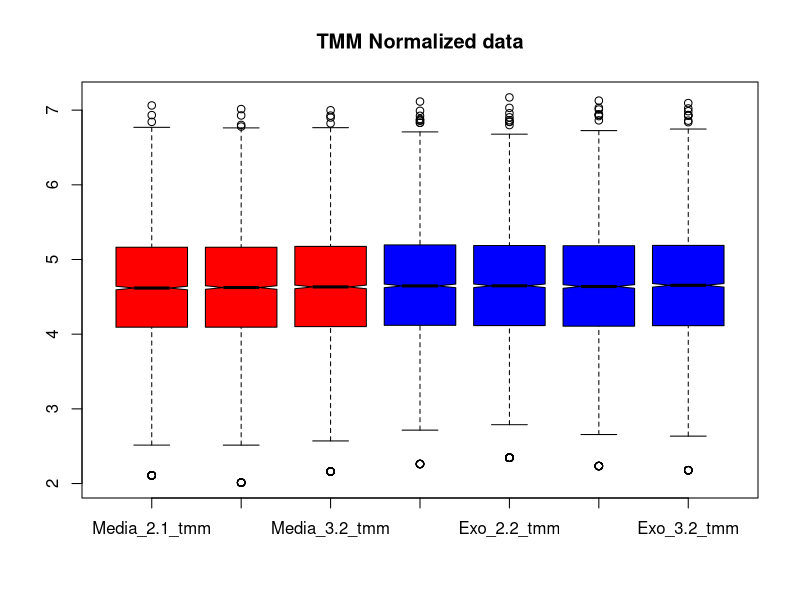
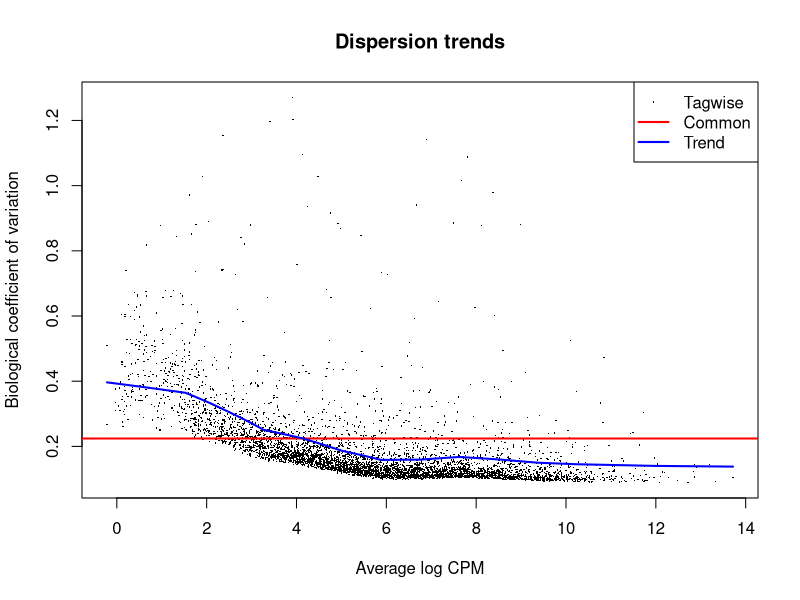
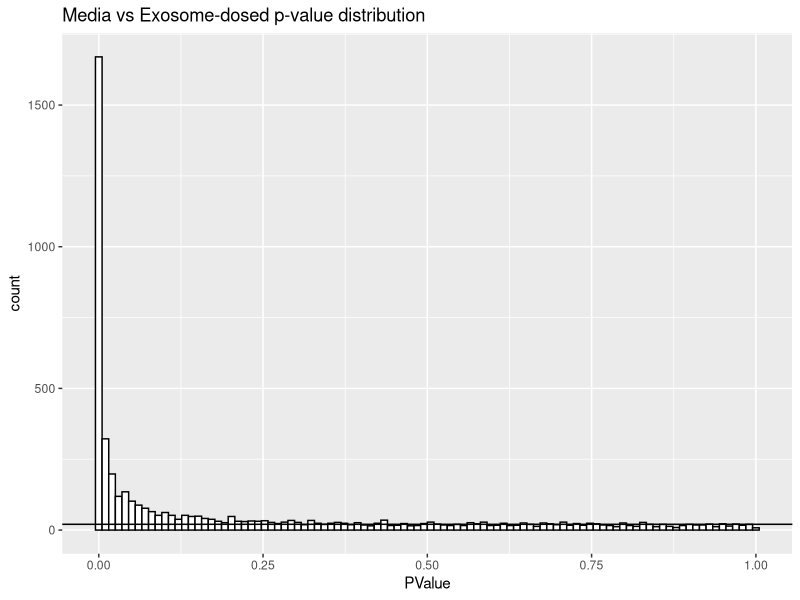
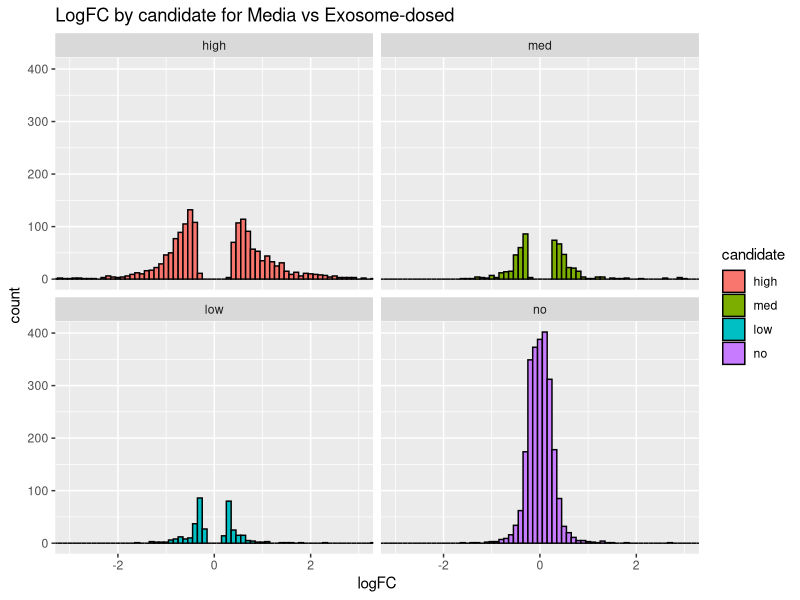
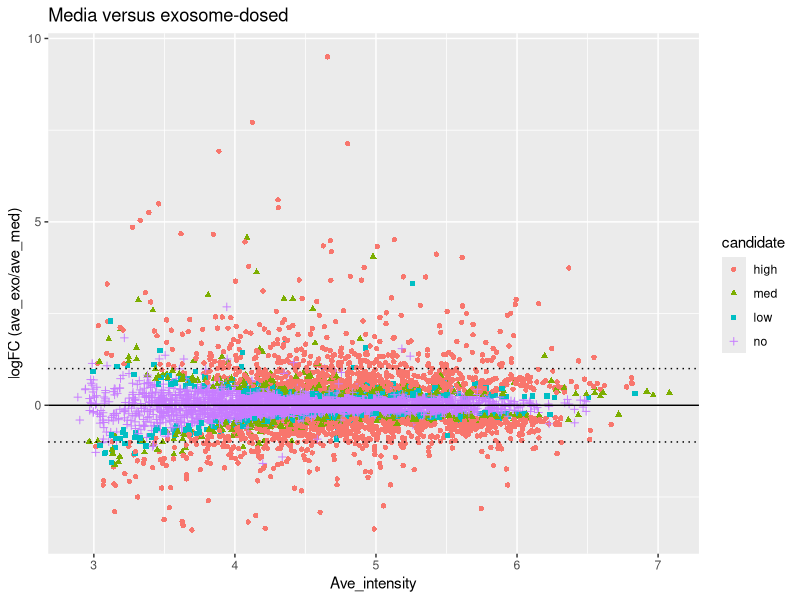
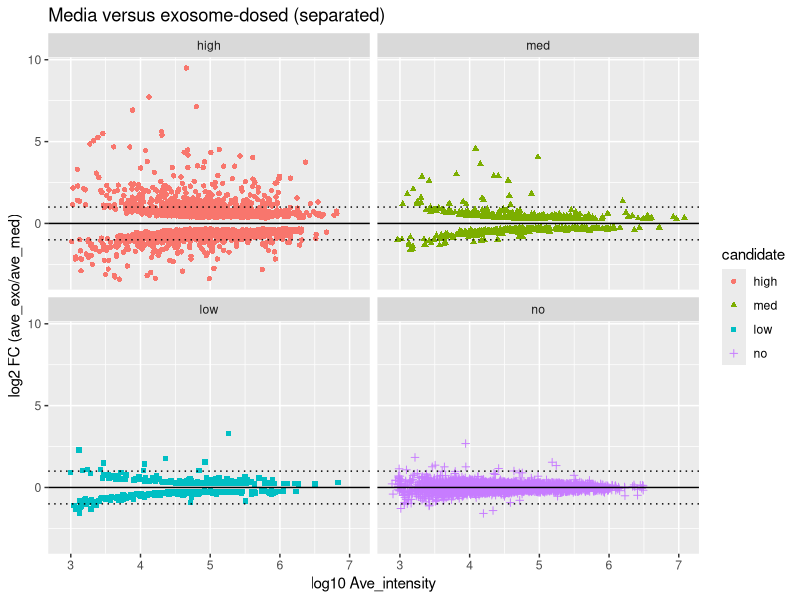
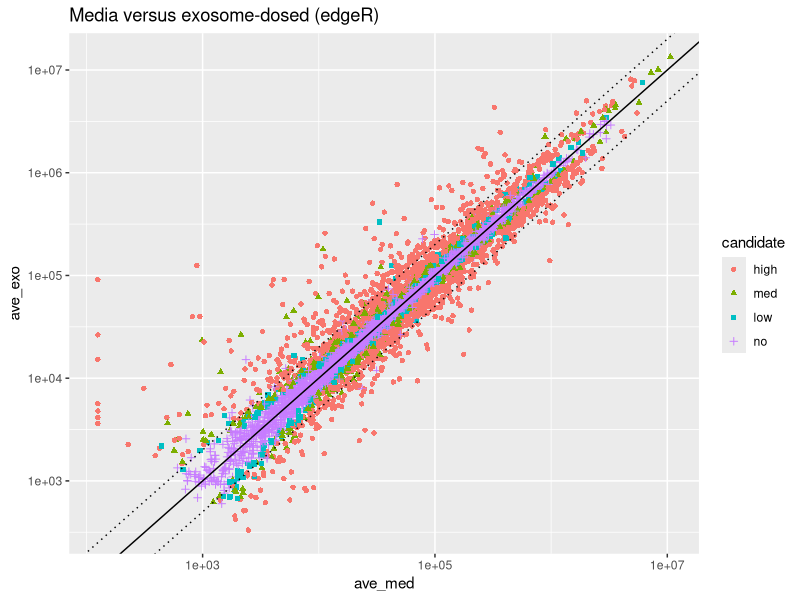
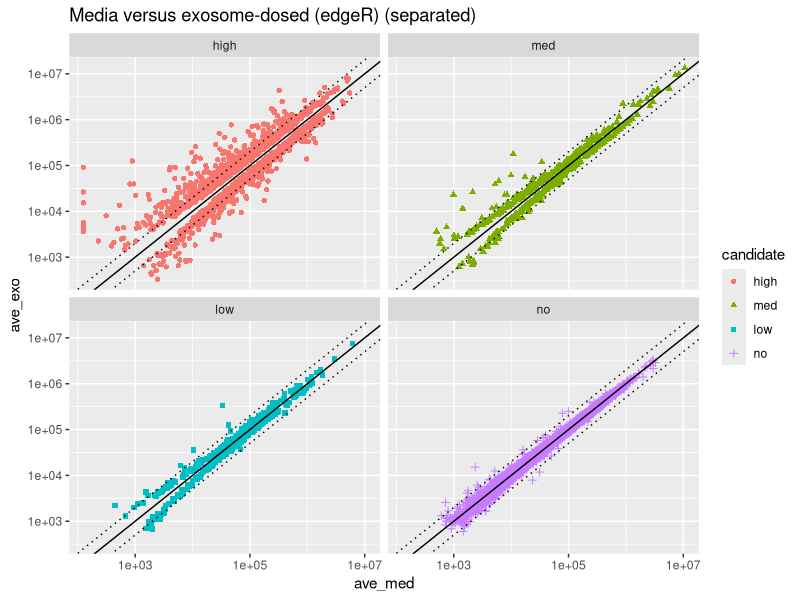

Write the R code that produced these figures, in order.

# load libraries
library("tidyverse")
library("psych")
library("gridExtra")
library("scales")
library("limma") 
library("edgeR") 

# read the grouped protein summary file
paw_raw <- read_tsv("grouped_protein_summary_TMT_8_sorted.txt", skip = 4,
                    n_max = 5427, guess_max = 5427)

# extract protein accession column and TMT data
# need to exclude any rows with an entry in "Filter" column
# there are also 4 unused channels (of the 11-plex slots)
paw_tmt <- paw_raw %>% 
  filter(., is.na(Filter)) %>%
  select(Accession, starts_with("TotInt_")) %>%
  select(-contains("127N"), -contains("128N"), -contains("130N"), -contains("131C"))

# separate accessions from the data
accession <- paw_tmt$Accession
paw_tmt <- paw_tmt %>% select(-Accession)

# rename the columns and gather the conditions
colnames(paw_tmt) <- c("Media_2.1", "Exo_2.1", "Exo_2.2", "Media_2.2",
                      "Exo_3.1", "Exo_3.2", "Media_3.2")
paw_tmt <- paw_tmt %>% select(contains("Media"), contains("Exo"))

head(paw_tmt)
nrow(paw_tmt)

# load data into DGEList object
group <- c(rep("media", 3), rep("exosome", 4))
y <- DGEList(counts = paw_tmt, group = group, genes = accession)
y$samples

# run the TMM normalization
y <- calcNormFactors(y)

# set colors for plotting
color <- c(rep("red", 3), rep("blue", 4))

# function to compute the normalized intensities
apply_tmm_factors <- function(y, color = NULL, plot = TRUE) {
    # computes the tmm normalized data from the DGEList object
        # y - DGEList object
        # returns a dataframe with normalized intensities
    
    # compute grand total (library size) scalings
    lib_facs <- mean(y$samples$lib.size) / y$samples$lib.size

    # the TMM factors are library adjustment factors (so divide by them)
    norm_facs <- lib_facs / y$samples$norm.factors
    cat("Overall Factors (lib.size+TMM):\n", sprintf("%-5s -> %f\n", 
                                                     colnames(y$counts), norm_facs))

    # compute the normalized data as a new data frame
    tmt_tmm <- as.data.frame(sweep(y$counts, 2, norm_facs, FUN = "*"))
    colnames(tmt_tmm) <- str_c(colnames(y$counts), "_tmm")
    
    # visualize results and return data frame
    if(plot == TRUE) {
        boxplot(log10(tmt_tmm), col = color, notch = TRUE, main = "TMM Normalized data")
    }
    tmt_tmm
}

# get the normalized data values
paw_tmt_tmm <- apply_tmm_factors(y, color)

# we need to get dispersion estimates
y <- estimateDisp(y)
plotBCV(y, main = "Dispersion trends")

collect_results <- function(df, tt, x, xlab, y, ylab) {
    # Computes new columns and extracts some columns to make results frame
        # df - data in data.frame
        # tt - top tags from edgeR test
        # x - columns for first condition
        # xlab - label for x
        # y - columns for second condition
        # ylab - label for y
        # returns a new dataframe
    
    # condition average vectors
    ave_x <- rowMeans(df[x])
    ave_y <- rowMeans(df[y])
    
    # FC, direction, candidates
    fc <- ifelse(ave_y > ave_x, (ave_y / ave_x), (-1 * ave_x / ave_y))
    direction <- ifelse(ave_y > ave_x, "up", "down")
    candidate <- cut(tt$FDR, breaks = c(-Inf, 0.01, 0.05, 0.10, 1.0), 
                     labels = c("high", "med", "low", "no"))

    # make data frame
    temp <- cbind(df[c(x, y)], data.frame(logFC = tt$logFC, FC = fc, 
                                          PValue = tt$PValue, FDR = tt$FDR, 
                                          ave_x = ave_x, ave_y = ave_y, 
                                          direction = direction, candidate = candidate, 
                                          Acc = tt$genes)) 
    
    # fix column headers for averages
    names(temp)[names(temp) %in% c("ave_x", "ave_y")]  <- str_c("ave_", c(xlab, ylab))    
    
    temp # return the data frame
}

# compute the exact test models, p-values, FC, etc.
et <- exactTest(y, pair = c("media", "exosome"))

# define variables for the columns in each condition
M <- 1:3
E <- 4:7

# make the results table 
tt <- topTags(et, n = Inf, sort.by = "none")$table
med_exo <- collect_results(paw_tmt_tmm, tt, M, "med", E, "exo")

pvalue_plot <- function(results, title) {
    # Makes p-value distribution plots
        # results - results data frame
        # title - plot title
    ggplot(results, aes(PValue)) + 
        geom_histogram(bins = 100, fill = "white", color = "black") +
        geom_hline(yintercept = mean(hist(results$PValue, breaks = 100, 
                                     plot = FALSE)$counts[26:100])) +
        ggtitle(str_c(title, " p-value distribution"))
}

# check the p-value distrubution
pvalue_plot(med_exo, "Media vs Exosome-dosed")

# see how many up and down candidates (10% FDR)
summary(decideTests(et, p.value = 0.10))

# see which proteins have the smallest p-values
topTags(et)$table

# see how many candidates are in each category
med_exo %>% count(candidate)

log2FC_plots <- function(results, range, title) {
    # Makes faceted log2FC plots by candidate
        # results - results data frame
        # range - plus/minus log2 x-axis limits
        # title - plot title
    ggplot(results, aes(x = logFC, fill = candidate)) +
        geom_histogram(binwidth=0.1, color = "black") +
        facet_wrap(~candidate) +
        ggtitle(title) + 
        coord_cartesian(xlim = c(-range, range))
}

# can look at log2FC distributions as a check
log2FC_plots(med_exo, 3, "LogFC by candidate for Media vs Exosome-dosed")

transform <- function(results, x, y) {
    # Make data frame with some transformed columns
        # results - results data frame
        # x - columns for x condition
        # y - columns for y condition
        # return new data frame
    df <- data.frame(log10((results[x] + results[y])/2), 
                     log2(results[y] / results[x]), 
                     results$candidate,
                     -log10(results$FDR))
    colnames(df) <- c("A", "M", "candidate", "P")
    df # return the frame
}

MA_plots <- function(results, x, y, title, make_facet = TRUE) {
    # makes MA-plot DE candidate ggplots
        # results - data frame with edgeR results and some condition average columns
        # x - string for x-axis column
        # y - string for y-axis column
        # title - title string to use in plots
        # make_facet - flag to plot facet views
        # returns a list of plots 
    
    # uses transformed data
    temp <- transform(results, x, y)
    
    # 2-fold change lines
    ma_lines <- list(geom_hline(yintercept = 0.0, color = "black"),
                     geom_hline(yintercept = 1.0, color = "black", linetype = "dotted"),
                     geom_hline(yintercept = -1.0, color = "black", linetype = "dotted"))

    # make main MA plot
    ma <- ggplot(temp, aes(x = A, y = M)) +
        geom_point(aes(color = candidate, shape = candidate)) +
        scale_y_continuous(paste0("logFC (", y, "/", x, ")")) +
        scale_x_continuous("Ave_intensity") +
        ggtitle(title) + 
        ma_lines
    
    # make separate MA plots
    if (make_facet == TRUE) {
        ma_facet <- ggplot(temp, aes(x = A, y = M)) +
            geom_point(aes(color = candidate, shape = candidate)) +
            scale_y_continuous(paste0("log2 FC (", y, "/", x, ")")) +
            scale_x_continuous("log10 Ave_intensity") +
            ma_lines +
            facet_wrap(~ candidate) +
            ggtitle(str_c(title, " (separated)"))
    }

    # make the plots visible
    print(ma)
    if (make_facet == TRUE) {
        print(ma_facet)
    }
}    

# MA plots of DE candidates
MA_plots(med_exo, "ave_med", "ave_exo", "Media versus exosome-dosed")

scatter_plots <- function(results, x, y, title, make_facet = TRUE) {
    # makes scatter-plot DE candidate ggplots
        # results - data frame with edgeR results and some condition average columns
        # x - string for x-axis column
        # y - string for y-axis column
        # title - title string to use in plots
        # make_facet - flag to plot facet views
        # returns a list of plots
    
    # 2-fold change lines
    scatter_lines <- list(geom_abline(intercept = 0.0, slope = 1.0, color = "black"),
                          geom_abline(intercept = 0.301, slope = 1.0, color = "black", linetype = "dotted"),
                          geom_abline(intercept = -0.301, slope = 1.0, color = "black", linetype = "dotted"),
                          scale_y_log10(),
                          scale_x_log10())

    # make main scatter plot
    scatter <- ggplot(results, aes_string(x, y)) +
        geom_point(aes(color = candidate, shape = candidate)) +
        ggtitle(title) + 
        scatter_lines

    # make separate scatter plots
    if (make_facet == TRUE) {
        scatter_facet <- ggplot(results, aes_string(x, y)) +
            geom_point(aes(color = candidate, shape = candidate)) +
            scatter_lines +
            facet_wrap(~ candidate) +
            ggtitle(str_c(title, " (separated)")) 
    }

    # make the plots visible
    print(scatter)
    if (make_facet == TRUE) {
        print(scatter_facet)
    }
}

scatter_plots(med_exo, "ave_med", "ave_exo", "Media versus exosome-dosed (edgeR)")

volcano_plot <- function(results, x, y, title, ymax) {
    # makes a volcano plot
        # results - a data frame with edgeR results
        # x - string for the x-axis column
        # y - string for y-axis column
        # ymax - upper limit for y-axis
        # title - plot title string
    
    # uses transformed data
    temp <- transform(results, x, y)
    
    # build the plot
    ggplot(temp, aes(x = M, y = P)) +
        geom_point(aes(color = candidate, shape = candidate)) +
        xlab("log2 FC") +
        ylab("-log10 FDR") +
        coord_cartesian(xlim = c(-5, 5), ylim = c(0, ymax)) + 
        ggtitle(str_c(title, " Volcano Plot"))
}

# finally, a volcano plot
volcano_plot(med_exo, "ave_med", "ave_exo", "Media versus exosome-dosed (edgeR)", 50)

# function to extract the identifier part of the accesssion
get_identifier <- function(accession) {
    identifier <- str_split(accession, "\\|", simplify = TRUE)
    identifier[,3]
}

set_plot_dimensions <- function(width_choice, height_choice) {
    options(repr.plot.width=width_choice, repr.plot.height=height_choice)
}

plot_top_tags <- function(results, nleft, nright, top_tags) {
    # results should have data first, then test results (two condition summary table)
    # nleft, nright are number of data points in each condition
    # top_tags is number of up and number of down top DE candidates to plot
    # get top up-regulated
    up <- results %>% 
        filter(logFC >= 0) %>%
        arrange(FDR)
    up <- up[1:top_tags, ]
    
    # get top down-regulated
    down <- results %>% 
        filter(logFC < 0) %>%
        arrange(FDR)
    down <- down[1:top_tags, ]
    
    # pack them
    proteins <- rbind(up, down)
        
    color = c(rep("red", nleft), rep("blue", nright))
    for (row_num in 1:nrow(proteins)) {
        row <- proteins[row_num, ]
        vec <- as.vector(unlist(row[1:(nleft + nright)]))
        names(vec) <- colnames(row[1:(nleft + nright)])
        title <- str_c(get_identifier(row$Acc), ", int: ", scientific(mean(vec), 2), 
                       ", p-val: ", scientific(row$FDR, digits = 3), 
                       ", FC: ", round(row$FC, digits = 1))
        barplot(vec, col = color, main = title)
    }    
}

# plot the top 10 up and 10 down proteins
set_plot_dimensions(7, 4)
plot_top_tags(med_exo, 3, 4, 10)
set_plot_dimensions(7, 7)

# copy the data
ttest_PAW <- paw_tmt_tmm

# add average ratio columns (non-logged ratios), fold-change column, and row names
ttest_PAW$ave_med <- rowMeans(paw_tmt_tmm[1:3])
ttest_PAW$ave_exo  <- rowMeans(paw_tmt_tmm[4:7])
ttest_PAW$logFC <- log2(ttest_PAW$ave_exo / ttest_PAW$ave_med)
ttest_PAW$FC <- ifelse(ttest_PAW$ave_exo > ttest_PAW$ave_med, 
                          (ttest_PAW$ave_exo / ttest_PAW$ave_med), 
                          (-1 * ttest_PAW$ave_med / ttest_PAW$ave_exo))

# apply the basic two-sample t-test (we will pool variance)
t.result <- apply(log2(paw_tmt_tmm), 1, function(x) t.test(x[1:3], x[4:7], 
                                                           var.equal = TRUE))
                  
# extract the p-value column from the t-test thingy 
ttest_PAW$PValue <- unlist(lapply(t.result, function(x) x$p.value))
                                  
# do a Benjamini-Hochberg multiple testing correction
ttest_PAW$FDR <- p.adjust(ttest_PAW$PValue, method = "BH")

# add a DE candidate status column
ttest_PAW$candidate <- cut(ttest_PAW$FDR, breaks = c(-Inf, 0.01, 0.05, 0.10, 1.0), 
                           labels = c("high", "med", "low", "no"))
ttest_PAW$Acc <- accession
    
# count up, down and the rest (FDR less than 0.05)
all <- dim(ttest_PAW)[1]
up <- dim(ttest_PAW[(ttest_PAW$FDR <= 0.10) & (ttest_PAW$logFC > 0.0), ])[1]
down <- dim(ttest_PAW[(ttest_PAW$FDR <= 0.10) & (ttest_PAW$logFC <= 0.0), ])[1]
print("This is like decideTest in edgeR - 10% FDR cut:")
up 
all - up - down
down
print("Candidate Counts:")
summary(ttest_PAW$candidate)
                                  
# what does the test p-value distribution look like?
pvalue_plot(ttest_PAW, "PAW data with t-test")

# can look at log2FC distributions as a check
log2FC_plots(med_exo, 3, "LogFC by candidate for edgeR")
log2FC_plots(ttest_PAW, 3, "LogFC by candidate for t-test")

MA_plots(med_exo, "ave_med", "ave_exo", "PAW edgeR results")
MA_plots(ttest_PAW, "ave_med", "ave_exo", "PAW t-test results")

# the scatter plots
#scatter_plots(med_exo, "ave_med", "ave_exo", "PAW edgeR results")
#scatter_plots(ttest_PAW, "ave_med", "ave_exo", "PAW t-test results")

# compare volcano plots
volcano_plot(med_exo, "ave_med", "ave_exo", "PAW edgeR results", 40)
volcano_plot(med_exo, "ave_med", "ave_exo", "PAW edgeR results (expanded y-axis)", 4)
volcano_plot(ttest_PAW, "ave_med", "ave_exo", "PAW t-test results", 4)

set_plot_dimensions(7, 4)
plot_top_tags(ttest_PAW, 3, 4, 10)
set_plot_dimensions(7, 7)

for (cutoff in c(0.10, 0.05, 0.01)) {
    edgeR <- get_identifier(filter(med_exo, FDR < cutoff)$Acc)
    ttest <- get_identifier(filter(ttest_PAW, FDR < cutoff)$Acc)
    cat("cutoff:", cutoff, "\n")
    cat("number of candidates (edgeR, t-test):", length(edgeR), length(ttest), "\n")

    x_union <- union(edgeR, ttest)
    x_intersect <- intersect(edgeR, ttest)
    unique_edgeR <- setdiff(edgeR, ttest)
    unique_ttest <- setdiff(ttest, edgeR)

    cat("union and intersection:", length(x_union), length(x_intersect), "\n")
    cat("intersection out of union:", round(length(x_intersect)/length(x_union), 2), "\n")
    cat("intersection out of edgeR:", round(length(x_intersect)/length(edgeR), 2), "\n")
    cat("intersection out of t-test:", round(length(x_intersect)/length(ttest), 2), "\n")
    cat("unique to each (edgeR, ttest):", length(unique_edgeR), 
        length(unique_ttest), "\n\n")
}

edgeR_candidates <- get_identifier(filter(med_exo, FDR < 0.10)$Acc)
ttest_candidates <- get_identifier(filter(ttest_PAW, FDR < 0.10)$Acc)
unique_edgeR_candidates <- setdiff(edgeR_candidates, ttest_candidates)
unique_ttest_candidates <- setdiff(ttest_candidates, edgeR_candidates)

cat("Candidates in t-test but not candidate (<0.1) in edgeR")
interesting_ttest <- setdiff(unique_ttest_candidates, edgeR_candidates)
length(interesting_ttest)
cat("Candidates in edgeR but not candidate (<0.1) in t-test")
interesting_edgeR <- setdiff(unique_edgeR_candidates, ttest_candidates)
length(interesting_edgeR)


cat("High candidates in t-test but not candidate (<0.1) in edgeR")
interesting <- setdiff(unique_ttest, edgeR_candidates) # high t-test but not candidate in edgeR
not_interesting <- setdiff(unique_ttest, interesting) # high in t-test and also candidate in edgeR
length(interesting)

plot_selected <- function(results, nleft, nright, selected) {
    # results should have data first, then test results (two condition summary table)
    # nleft, nright are number of data points in each condition
    # selected is list of identifiers to plot
    proteins <- results
    proteins$ident <- get_identifier(results$Acc)
    proteins <- filter(proteins, ident %in% selected)
        
    color = c(rep("red", nleft), rep("blue", nright))
    for (row_num in 1:nrow(proteins)) {
        row <- proteins[row_num, ]
        vec <- as.vector(unlist(row[1:(nleft + nright)]))
        names(vec) <- colnames(row[1:(nleft + nright)])
        title <- str_c(row$ident, ", int: ", scientific(mean(vec), 2), 
                       ", p-val: ", scientific(row$FDR, digits = 3), 
                       ", FC: ", round(row$FC, digits = 1))
        barplot(vec, col = color, main = title)
    }    
}

# plot the t-test candidates that were not significant in edgeR
set_plot_dimensions(7, 4)
plot_selected(ttest_PAW, 3, 4, interesting)
set_plot_dimensions(7, 7)

volcano_plot_facet <- function(results, x, y, other, title, ymax) {
    # makes a volcano plot
        # results - a data frame with edgeR results
        # x - string for the x-axis column
        # y - string for y-axis column
        # ymax - upper limit for y-axis
        # title - plot title string
        # other - candidate flags from the other test
    
    # uses transformed data
    temp <- transform(results, x, y)
    temp$other <- other
    
    # build the plot
    ggplot(temp, aes(x = M, y = P)) +
        geom_point(aes(color = candidate, shape = candidate), alpha = 0.5) +
        xlab("log2 FC") +
        ylab("-log10 FDR") +
        coord_cartesian(xlim = c(-5, 5), ylim = c(0, ymax)) + 
        facet_wrap(~ other) +
        ggtitle(str_c(title, " Volcano Plot"))
}

# cross-candidate faceted volcano plots
volcano_plot_facet(med_exo, "ave_med", "ave_exo", str_c("t-test_", ttest_PAW$candidate), 
                   "edgeR faceted by t-test candidate", 10)

# with the tests switched
volcano_plot_facet(ttest_PAW, "ave_med", "ave_exo", str_c("edgeR_", med_exo$candidate), 
                   "t-test faceted by edgeR candidate", 4)

# save the testing results
#write.table(med_exo, file = "KUR1502_results.txt", sep = "\t",
#            row.names = FALSE, na = " ")

# log the session
sessionInfo()
